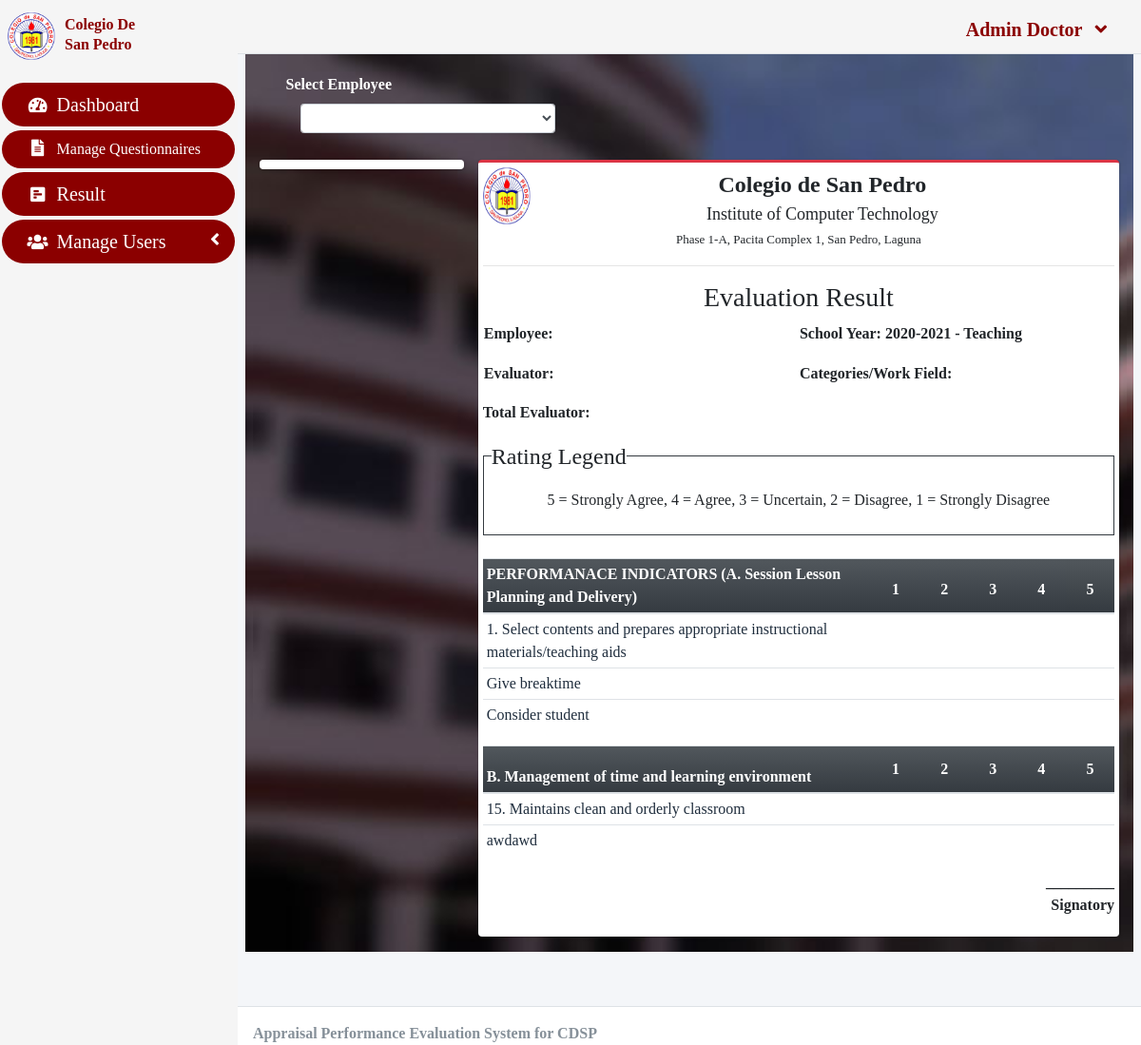
The page /index.php?page=report (signed in) on the database its author committed.
### tables this page shows
CREATE TABLE `criteria_list` (
  `id` int(30) NOT NULL,
  `criteria` varchar(255) NOT NULL,
  `order_by` int(30) NOT NULL
);

CREATE TABLE `question_list` (
  `id` int(30) NOT NULL,
  `academic_id` int(30) NOT NULL,
  `question` varchar(255) NOT NULL,
  `order_by` int(30) NOT NULL,
  `criteria_id` int(30) NOT NULL
);

### admin/report.php (the view, shortened to what this page needs)
<?php $faculty_id = isset($_GET['fid']) ? $_GET['fid'] : '' ; ?>
	<div class="container-fluid">
<div class="col-lg-12 d-flex align-items-center">
	<div class="card-body">
			<label for="faculty" id="fac">Select Employee</label>
			<div class=" mx-2 col-md-4">
			<select name="" id="faculty_id" class="form-control form-control-sm select2">
				<option value=""></option>
				<?php
				$faculty = $conn->query("SELECT *,concat(firstname,' ',lastname) as name FROM faculty_list order by concat(firstname,' ',lastname) asc");
				while($row=$faculty->fetch_assoc()):
				?>
				<option value="<?php echo $row['id'] ?>" <?php echo isset($faculty_id) && $faculty_id == $row['id'] ? "selected" : "" ?>><?php echo ucwords($row['name']) ?></option>
				<?php endwhile; ?>
			</select>
			</div>
		</div>
	</div>
	<div class="row">
	</div>
	<div class="row">
		<div class="col-lg-3">
			<div class="card">
			</div>
		</div>
		<div class="col-lg-9">
			<div class="card card-outline card-danger" id="printable">
			<div>
			<div class="text-center">
			<img src="cdsplogo.png" style="width:50px;height:60px;">
			<p><strong><font size="5">Colegio de San Pedro</font></strong><br>
			<font size="4">Institute of Computer Technology</font><br>
			<font size="2">Phase 1-A, Pacita Complex 1, San Pedro, Laguna</font></p></img>
			<hr>
				</div>
			<h3 class="text-center">Evaluation Result</h3>
			<table width="100%">
					<tr>
						<td width="50%"><p><b>Employee: <span id="fname"></span></b></p></td>
						<td width="50%"><p><b>School Year: <span id="ay"><?php echo $_SESSION['academic']['year'].' - '.(($_SESSION['academic']['semester'])) ?> </span></b></p></td>
					</tr>
					<tr>
						<td width="50%"><p><b>Evaluator: <span id="classField"></span></b></p></td>
						<td width="50%"><p><b>Categories/Work Field: <span id="subjectField"></span></b></p></td>
					</tr>
			</table>
				<p class=""><b>Total Evaluator: <span id="tse"></span></b></p>
			</div>
				<fieldset class="border border-dark p-2 w-100">
				   <legend  class="w-auto">Rating Legend</legend>
				   <p align="center">5 = Strongly Agree, 4 = Agree, 3 = Uncertain, 2 = Disagree, 1 = Strongly Disagree</p>
				</fieldset><br>
				<?php
						$criteria = $conn->query("SELECT * FROM criteria_list where id in (SELECT criteria_id FROM question_list where academic_id = {$_SESSION['academic']['id']} ) order by abs(order_by) asc ");
						while($crow = $criteria->fetch_assoc()):
					?>
					<table class="table table-condensed wborder">
						<thead>
							<tr class="bg-gradient-dark">
								<th class=" p-1"><b><?php echo $crow['criteria'] ?></b></th>
								<th width="5%" class="text-center">1</th>
								<th width="5%" class="text-center">2</th>
								<th width="5%" class="text-center">3</th>
								<th width="5%" class="text-center">4</th>
								<th width="5%" class="text-center">5</th>
							</tr>
						</thead>
						<tbody class="tr-sortable">
							<?php
							$questions = $conn->query("SELECT * FROM question_list where criteria_id = {$crow['id']} and academic_id = {$_SESSION['academic']['id']} order by abs(order_by) asc ");
							while($row=$questions->fetch_assoc()):
							?>
							<tr class="bg-white">
								<td class="p-1" width="40%">
									<?php echo $row['question'] ?>
								</td>
								<?php for($c=1;$c<=5;$c++): ?>
								<td class="text-center">
			                      </div>
								</td>
								<?php endfor; ?>
							</tr>
							<?php endwhile; ?>
						</tbody>
					</table>
					<?php endwhile; ?><p class="text-right"><strong>_________<br>
						Signatory</strong></p>

### admin/sidebar.php (style rules this page uses)
* { font-family: Georgia, 'Times New Roman', Times, serif; }
img { height: 50px; width: 50px; float: left; }

### admin/report.php (style rules this page uses)
.container-fluid { background-image: url("cdsp.jpg"); background-repeat: no-repeat; background-size: cover; }
#fac { color: white; }
.card { padding: 5px; }

### rows shown on the page
criteria_list: criteria "PERFORMANACE INDICATORS (A. Session Lesson Planning and Delivery)"
question_list: question "1. Select contents and prepares appropriate instructional materials/teaching aids"
question_list: question "Give breaktime"
question_list: question "Consider student"
criteria_list: criteria "B. Management of time and learning environment"
question_list: question "15. Maintains clean and orderly classroom"
question_list: question "awdawd"

### other values the page prints
$_SESSION['login_firstname'] "Admin"
$_SESSION['login_lastname'] "Doctor"
$_SESSION['academic']['year'] "2020-2021"
$_SESSION['academic']['semester'] "Teaching"
$_SESSION['system']['name'] "Appraisal Performance Evaluation System for CDSP"
